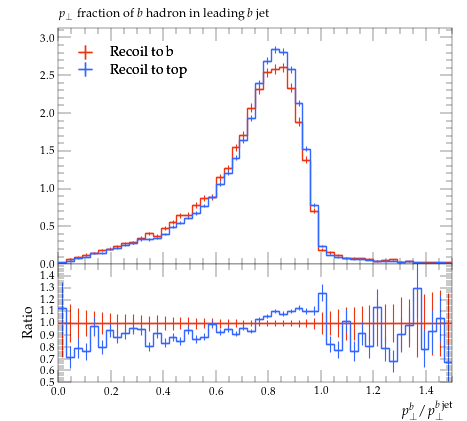

Generate this figure with Python:
#! /usr/bin/env python

# This Python script was auto-generated using YODA v2.0.2.
# Analysis object: /MC_HFJETS/ptfracB
# Timestamp: 28-07-2026 (11:04:25)

import matplotlib as mpl
import matplotlib.pyplot as plt
mpl.use('Agg') # comment out for interactive use
import os
import numpy as np

plotDir = os.path.split(os.path.realpath(__file__))[0]
if 'YODA_USER_PLOT_PATH' in globals():
    plot_outdir = globals()['YODA_USER_PLOT_PATH']
else:
    plot_outdir = plotDir

#plot style
plt.style.use(os.path.join(plotDir, '../default.mplstyle'))
# plot metadata
figW, figH = plt.rcParams['figure.figsize']
ax_xLabel = r'$p_\perp^b / p_\perp^{b\,\mathrm{jet}}$'
ax_yLabel = r''
ax_title  = r'$p_\perp$ fraction of $b$ hadron in leading $b$ jet'
ax_xScale = 'linear'
ax_yScale = 'linear'
xLims = (0.0, 1.5)
yLims = (0.0, 3.1284572)

# TeX-friendly labels for the legend
labels = {
    'legend' : ([ r"Recoil to b", r"Recoil to top" ], r""),
}

# Adjust canvas width and height
canvasW = 10.0
canvasH = 9.0
figW *= canvasW/10.
figH *= canvasH/9.

# Create figure and axis objects
fig, (ax, ratio0_ax) = plt.subplots(2, 1, sharex=True,
                  figsize=(figW,figH), gridspec_kw={'height_ratios': (6.0, 3.0)})

# Set figure margins
plt.subplots_adjust(
    left   = 1.0 * plt.rcParams['figure.subplot.left'],
    right  = 1.0 * plt.rcParams['figure.subplot.right'],
    top    = 1.0 * plt.rcParams['figure.subplot.top'],
    bottom = 1.0 * plt.rcParams['figure.subplot.bottom'])

ratio0_ax.yaxis.set_major_locator(mpl.ticker.MultipleLocator(0.1))
ratio0_ax.set_ylim(0.5, 1.4999)
ratio0_ax.set_ylabel('Ratio')

# the numerical data is stored in a separate file
dataf = dict()
prefix = os.path.split(__file__)[0]
if prefix:    prefix = prefix + '/'
exec(open(prefix+'ptfracB__data.py').read(), dataf)


legend_handles = dict() # keep track of handles for the legend

# style options for curves
# starts at zorder>=5 to draw curve on top of legend
styles = {
  'recoil_b': {
    'color' : '#EE3311',
    'linestyle' : '-',
    'linewidth' : 1,
    'marker' : 'none',
    'markersize' : 2,
    'capsize' : 0.0,
    'zorder' : 5,
    'histstyle' : 1,
    'drawstyle' : 'steps-pre',
    'xerrorbars' : 1,
    'yerrorbars' : 1,
    'fillcolor' : None,
    'fillopacity' : 1.0,
    'ratio0_linestyle' : '-',
    'ratio0_linewidth' : 1,
    'ratio0_marker' : 'none',
    'ratio0_markersize' : 2,
    'ratio0_capsize' : 0.0,
    'ratio0_zorder' : 5,
    'ratio0_histstyle' : 1,
    'ratio0_drawstyle' : 'steps-pre',
    'ratio0_xerrorbars' : 1,
    'ratio0_yerrorbars' : 1,
  },
  'recoil_top': {
    'color' : '#3366FF',
    'linestyle' : '-',
    'linewidth' : 1,
    'marker' : 'none',
    'markersize' : 2,
    'capsize' : 0.0,
    'zorder' : 6,
    'histstyle' : 1,
    'drawstyle' : 'steps-pre',
    'xerrorbars' : 1,
    'yerrorbars' : 1,
    'fillcolor' : None,
    'fillopacity' : 1.0,
    'ratio0_linestyle' : '-',
    'ratio0_linewidth' : 1,
    'ratio0_marker' : 'none',
    'ratio0_markersize' : 2,
    'ratio0_capsize' : 0.0,
    'ratio0_zorder' : 6,
    'ratio0_histstyle' : 1,
    'ratio0_drawstyle' : 'steps-pre',
    'ratio0_xerrorbars' : 1,
    'ratio0_yerrorbars' : 1,
  },
}

# curve from input yoda files in main panel
for label, yvals in dataf['yvals'].items():
    if all(np.isnan(v) for v in dataf['yvals'][label]):
        continue
    tmp = None
    if styles[label]['histstyle']: # draw as histogram
        xpos = dataf['xedges'][label] if styles[label]['drawstyle'] else dataf['xpoints'][label]
        ypos = np.insert(yvals, 0, yvals[0]) if styles[label]['drawstyle'] else yvals
        if styles[label]['fillcolor']: # fill area below curve
            ax.fill_between(xpos, ypos, step='pre',
                            color=styles[label]['fillcolor'],
                            alpha=styles[label]['fillopacity'])
        tmp, = ax.plot(xpos, ypos,
                       color=styles[label]['color'],
                       linestyle=styles[label]['linestyle'],
                       linewidth=styles[label]['linewidth'],
                       drawstyle=styles[label]['drawstyle'], solid_joinstyle='miter',
                       zorder=styles[label]['zorder'], label=label)
    tmp = ax.errorbar(dataf['xpoints'][label], yvals,
                      xerr=np.array(dataf['xerrs'][label])*styles[label]['xerrorbars'],
                      yerr=np.array(dataf['yerrs'][label])*styles[label]['yerrorbars'],
                      fmt=styles[label]['marker'], capsize=styles[label]['capsize'],
                      markersize=styles[label]['markersize'],
                      ecolor=styles[label]['color'],
                      color=styles[label]['color'], zorder=styles[label]['zorder'])
    tmp[-1][0].set_linestyle(styles[label]['linestyle'])
    tmp[-1][0].set_linewidth(styles[label]['linewidth'])
    if label in dataf['add_legend_handle']:  legend_handles[label] = tmp
    for varLabel in dataf['variation_yvals'].keys():
        if varLabel.startswith(label):
            tmp, = ax.plot(dataf['xedges'][label], dataf['variation_yvals'][varLabel],
                           color=styles[label]['color'],
                           linestyle=styles[label]['linestyle'],
                           linewidth=styles[label]['linewidth'],
                           drawstyle='steps-pre', solid_joinstyle='miter',
                           zorder=styles[label]['zorder'], alpha=0.5)


# plots on ratio panel
# curve from input yoda files in ratio panel
for label, yvals in dataf['ratio0_yvals'].items():
    if all(np.isnan(v) for v in yvals):
        continue
    if styles[label]['ratio0_histstyle']: # plot as histogram
        xpos = dataf['xedges']['recoil_b'] if styles[label]['ratio0_drawstyle'] else dataf['xpoints']['recoil_b']
        ypos = np.insert(yvals, 0, yvals[0]) if styles[label]['ratio0_drawstyle'] else yvals
        ratio0_ax.plot(xpos, ypos,
                       color=styles[label]['color'],
                       linewidth=styles[label]['linewidth'],
                       linestyle=styles[label]['ratio0_linestyle'],
                       drawstyle=styles[label]['ratio0_drawstyle'], zorder=styles[label]['zorder'],
                       solid_joinstyle='miter')
    tmp = ratio0_ax.errorbar(dataf['xpoints']['recoil_b'], yvals,
                             xerr=np.array(dataf['ref_xerrs'])*styles[label]['ratio0_xerrorbars'],
                             yerr=np.array(dataf['ratio0_yerrs'][label])*styles[label]['ratio0_yerrorbars'],
                             fmt=styles[label]['ratio0_marker'], capsize=styles[label]['ratio0_capsize'],
                             markersize=styles[label]['ratio0_markersize'],
                             ecolor=styles[label]['color'],
                             color=styles[label]['color'])
    tmp[-1][0].set_linestyle(styles[label]['ratio0_linestyle'])
    tmp[-1][0].set_linewidth(styles[label]['ratio0_linewidth'])

    for varlabel in dataf['ratio0_variation_vals'].keys():
        if varlabel.startswith(label):
            ratio0_ax.plot(dataf['xedges']['recoil_b'],
                            dataf['ratio0_variation_vals'][varlabel],
                            color=styles[label]['color'],
                            linestyle=styles[label]['linestyle'],
                            linewidth=styles[label]['linewidth'],
                            drawstyle='steps-pre', solid_joinstyle='miter',
                            zorder=1, alpha=0.5)

legend_items = list(legend_handles.values())
ax.add_artist(ax.legend(legend_items,
                        labels['legend'][0],
                        title=labels['legend'][1],
                        alignment='left',
                        loc='upper left',
                        bbox_to_anchor=(0.0, 0.97)))

# set plot metadata as defined above
ratio0_ax.set_xlabel(ax_xLabel)
ratio0_ax.xaxis.set_label_coords(1., -0.15)
ax.set_ylabel(ax_yLabel, ha='right', va='top')
ax.yaxis.set_label_coords(-0.11, 1.0)
ax.set_title(ax_title, loc='left')
ax.set_xscale(ax_xScale)
ax.set_yscale(ax_yScale)
ax.set_xlim(xLims)
ax.set_ylim(yLims)

# tick formatting
plt.rcParams['xtick.top'] = True
plt.rcParams['ytick.right'] = True
fig.align_ylabels((ax, ratio0_ax))
plt.savefig(os.path.join(plot_outdir, 'ptfracB.pdf'), format='PDF')
plt.savefig(os.path.join(plot_outdir, 'ptfracB.png'), format='PNG')

plt.close(fig)
